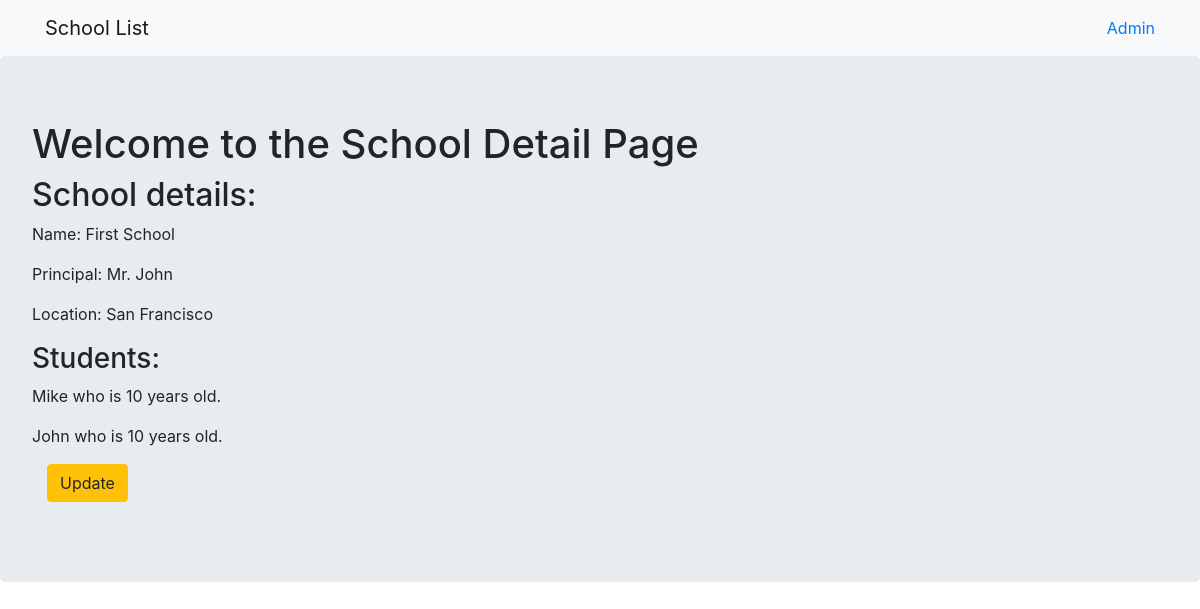
The app's page /CBV/1, older data.
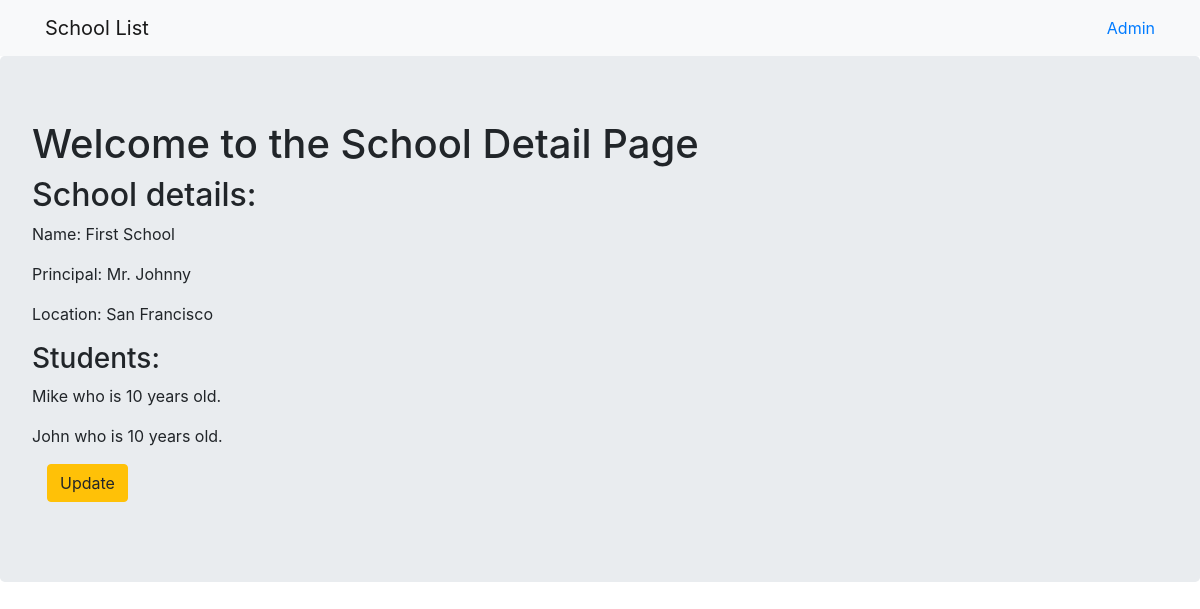
The same page, newer data.
### CBV/models.py (models this page shows, shortened)
class School(models.Model):
    name = models.CharField(max_length=256)
    principal = models.CharField(max_length=256)
    location = models.CharField(max_length=256)

### CBV/views.py (the view)
# urls.py: path('<int:pk>',views.SchoolDetailView.as_view(),name='school_detail'),
class SchoolDetailView(DetailView):
    context_object_name = 'school_detail' #provide the object itself with all its attributes and stuff
    model = models.School
    template_name = 'CBV/school_detail.html'

### templates/CBV/school_detail.html
{% extends "CBV/base.html" %}
{% block body_block %}
<div class="jumbotron">
    <h1>Welcome to the School Detail Page</h1>
    <h2>School details:</h2>
    <p>Name: {{school_detail.name}}</p>
    <p>Principal: {{school_detail.principal}}</p>
    <p>Location: {{school_detail.location}}</p>
    <h3>Students:</h3>
    {% for student in school_detail.students.all %}
    <p>{{student.name}} who is {{student.age}} years old.</p>
    {% endfor %}
    <div class="container">
        <p><a class="btn btn-warning" href="{% url 'CBV:school_update' pk=school_detail.pk %}">Update</a></p>
    </div>
</div>
{% endblock %}

Row changes from the older to the newer data that the page shows:
changed School "First School": principal "Mr. John" → "Mr. Johnny"
